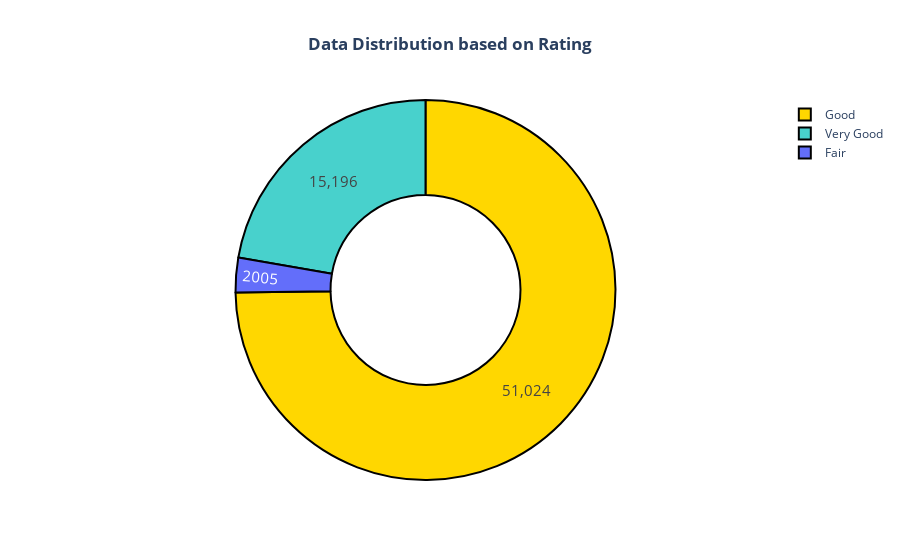

The code cell stored with this chart in its notebook:
### Code cell
colors = ['gold', 'mediumturquoise']
x=train_new['Cred_Segment'].value_counts()
x=pd.DataFrame(x).reset_index()
x=x.rename(columns={'index':'Rating','Cred_Segment':'Count'})
import plotly.express as px
fig = go.Figure(data=[go.Pie(labels=x['Rating'],values=x['Count'],hole=0.5)])
fig.update_traces(hoverinfo='label+percent', textinfo='value', textfont_size=15,
                 marker=dict(colors=colors, line=dict(color='#000000', width=2)))
fig.update_layout(title_text='<b>Data Distribution based on Rating<b>',title_x=0.5)
fig.show()

### Figure 1 — Plotly figure (JSON) as saved in the notebook; plotly's stock layout.template omitted (floating-point values rounded to 4 significant figures)
{"data": [{"hole": 0.5, "hoverinfo": "label+percent", "labels": ["Good", "Very Good", "Fair"], "marker": {"colors": ["gold", "mediumturquoise"], "line": {"color": "#000000", "width": 2}}, "textfont": {"size": 15}, "textinfo": "value", "type": "pie", "values": [51024, 15196, 2005]}], "layout": {"title": {"text": "<b>Data Distribution based on Rating<b>", "x": 0.5}}}
